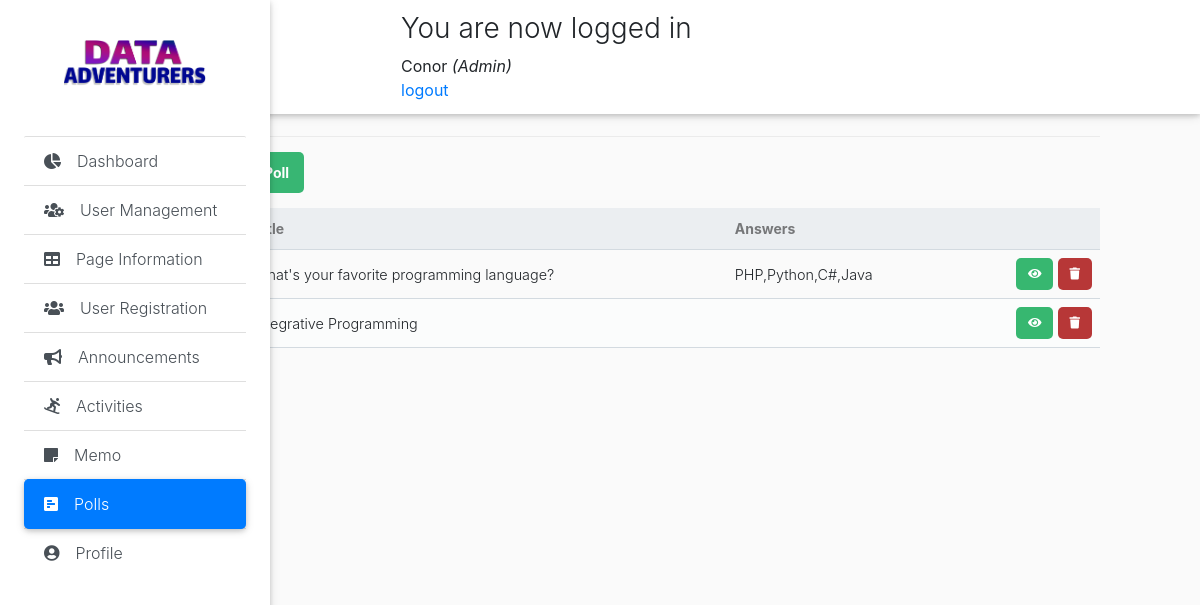
Page /admin-modules/polls.php (signed in) on the committed database.
### tables this page shows
CREATE TABLE IF NOT EXISTS `page_info` (
  `id` int(11) NOT NULL AUTO_INCREMENT,
  `about` varchar(1000) NOT NULL,
  `mission` varchar(1000) NOT NULL,
  `vision` varchar(1000) NOT NULL,
  `address` varchar(250) NOT NULL,
  `contact` varchar(250) NOT NULL,
  `email` varchar(250) NOT NULL,
  `image` varchar(1000) NOT NULL,
  PRIMARY KEY (`id`)
);

CREATE TABLE IF NOT EXISTS `polls` (
  `id` int(11) NOT NULL AUTO_INCREMENT,
  `title` text NOT NULL,
  `desc` text NOT NULL,
  PRIMARY KEY (`id`)
);

### admin-modules/polls.php (the view, shortened to what this page needs)
<?php
include "header.php";
 ?>
 <div class="list-group list-group-flush">
   <a href="dashboard.php" class="list-group-item list-group-item-action waves-effect">
     <i class="fas fa-chart-pie mr-3"></i>Dashboard</a>
   <a href="members.php" class="list-group-item list-group-item-action waves-effect">
     <i class="fas fa-users-cog mr-3"></i>User Management</a>
   <a href="page-information.php" class="list-group-item list-group-item-action waves-effect">
     <i class="fas fa-table mr-3"></i>Page Information</a>
   <a href="user-registration.php" class="list-group-item list-group-item-action waves-effect">
     <i class="fas fa-users mr-3"></i>User Registration</a>
   <a href="announcements.php" class="list-group-item list-group-item-action waves-effect">
     <i class="fas fa-bullhorn mr-3"></i>Announcements</a>
   <a href="activities.php" class="list-group-item list-group-item-action waves-effect">
     <i class="fas fa-snowboarding mr-3"></i>Activities</a>
   <a href="memo.php" class="list-group-item list-group-item-action waves-effect">
     <i class="fas fa-sticky-note mr-3"></i>Memo</a>
   <a href="polls.php" class="list-group-item list-group-item-action active waves-effect">
     <i class="fas fa-poll-h mr-3"></i>Polls</a>
   <a href="profile.php" class="list-group-item list-group-item-action waves-effect">
     <i class="fas fa-user-circle mr-3"></i>Profile</a>
 </div>
<!DOCTYPE html>
<html>
	<head>
	</head>
	<body>
		<?php
			include 'functions-poll.php';
			$pdo = pdo_connect_mysql();
			$stmt = $pdo->query('SELECT p.*, GROUP_CONCAT(pa.title ORDER BY pa.id) AS answers FROM polls p LEFT JOIN poll_answers pa ON pa.poll_id = p.id GROUP BY p.id');
			$polls = $stmt->fetchAll(PDO::FETCH_ASSOC);
?>
<?=template_header('Polls')?>
	<div class="content home">
		<h2>Polls</h2>
		<a href="create.php" class="create-poll">Create Poll</a>
	<table>
        <thead>
            <tr>
                <td>#</td>
                <td>Title</td>
				<td>Answers</td>
                <td></td>
            </tr>
        </thead>
        <tbody>
            <?php foreach ($polls as $poll): ?>
            <tr>
                <td><?=$poll['id']?></td>
                <td><?=$poll['title']?></td>
				<td><?=$poll['answers']?></td>
                <td class="actions">
					<a href="vote.php?id=<?=$poll['id']?>" class="view" title="View Poll"><i class="fas fa-eye fa-xs"></i></a>
                    <a href="hide-poll.php?id=<?=$poll['id']?>" class="trash" title="Delete Poll"><i class="fas fa-trash fa-xs"></i></a>
                </td>
            </tr>
            <?php endforeach; ?>
        </tbody>
    </table>
</div>
<?=template_footer()?>
	</body>
</html>

### admin-modules/header.php (shortened to what this page needs)
<?php
include "connection.php";
 ?>
<!DOCTYPE html>
<html lang="en">
<head>
  <link rel="stylesheet" href="https://stackpath.bootstrapcdn.com/bootstrap/4.3.1/css/bootstrap.min.css">
  <link rel="stylesheet" type="text/css" href="https://cdn.datatables.net/v/bs4/dt-1.10.20/datatables.min.css"/>
  <link rel="stylesheet" href="https://use.fontawesome.com/releases/v5.11.2/css/all.css">
  <link href="../css/bootstrap.min.css" rel="stylesheet">
  <link href="../css/mdb.min.css" rel="stylesheet">
  <link href="../css/style.min.css" rel="stylesheet">
  <link href="../css/style.css" rel="stylesheet">
  <body class="grey lighten-5">
    <header>
      <nav class="navbar fixed-top navbar-expand-lg navbar-light white scrolling-navbar">
        <div class="container-fluid">
          <div class="collapse navbar-collapse" id="navbarSupportedContent">
            <div class="content">
              <?php if (isset($_SESSION['success'])) : ?>
                <div class="error success" >
                  <h3>
                    <?php
                    echo $_SESSION['success'];
                    ?>
                  </h3>
                </div>
              <?php endif ?>
              <div class="profile_info">
                <div>
                  <?php  if (isset($_SESSION['user'])) : ?>
                    <strong>
                      <?php echo
                      $_SESSION['user']['first_name'];
                      ?>
                    </strong>
                    <small>
                      <i>(<?php echo ucfirst($_SESSION['user']['role']); ?>)</i>
                      <br>
                      <ul class="navbar-nav nav-flex-icons">
                        <li class="nav-item">
                          <a href="header.php?logout='1'">logout</a>
                        </li>
                      </ul>
                    </small>
                  <?php endif ?>
                </div>
              </div>
            </div>
          </div>
        </div>
      </nav>
      <div class="sidebar-fixed position-fixed">
        <?php
              $result=mysqli_query($link, "select * from page_info");
              $row=mysqli_fetch_array($result);
              ?>
        <a class="logo-wrapper waves-effect">
          <img src=" <?php echo $row['image']; ?>" class="img-fluid" height="200" width="200" alt="">
        </a>
</head>

### css/style.css (style rules this page uses)
* { padding: 0; margin: 0; }
html { position: relative; min-height: 100%; }
body { margin-bottom: 150px; }

### admin-modules/style.css (style rules this page uses)
* { box-sizing: border-box; font-family: -apple-system, BlinkMacSystemFont, "segoe ui", roboto, oxygen, ubuntu, cantarell, "fira sans", "droid sans", "helvetica neue", Arial, sans-serif; font-size: 16px; -webkit-font-smoothing: antialiased; -moz-osx-font-smoothing: grayscale; }
body { background-color: #FFFFFF; margin: 0; }
.content { width: 1000px; margin: 0 auto; padding-left: 100px; }
.content h2 { margin: 0; padding: 25px 0; font-size: 22px; border-bottom: 1px solid #ebebeb; color: #666666; }
.home .create-poll { display: inline-block; text-decoration: none; background-color: #38b673; font-weight: bold; font-size: 14px; border-radius: 5px; color: #FFFFFF; padding: 10px 15px; margin: 15px 0; }
.home table { width: 100%; padding-top: 30px; border-collapse: collapse; }
.home table thead { background-color: #ebeef1; border-bottom: 1px solid #d3dae0; }
.home table thead td { padding: 10px; font-weight: bold; color: #767779; font-size: 14px; }
.home table tbody tr { border-bottom: 1px solid #d3dae0; }
.home table tbody tr:nth-child(even) { background-color: #fbfcfc; }
.home table tbody tr td { padding: 10px; }
.home table tbody tr td:nth-child(1) { color: #a5a7a9; }
.home table tbody tr td.actions { padding: 8px; text-align: right; }
.home table tbody tr td.actions .view, .home table tbody tr td.actions .edit, .home table tbody tr td.actions .trash { display: inline-flex; text-align: right; text-decoration: none; color: #FFFFFF; padding: 10px 12px; border-radius: 5px; }
.home table tbody tr td.actions .trash { background-color: #b73737; }
.home table tbody tr td.actions .view { background-color: #37b770; }

### rows in the picture
page_info: image (picture)
polls: title "What's your favorite programming language?", answers "PHP,Python,C#,Java"
polls: title "Integrative Programming"

### other values in the picture
$_SESSION['success'] "You are now logged in"
$_SESSION['user']['first_name'] "Conor"
$_SESSION['user']['role'] "Admin"
